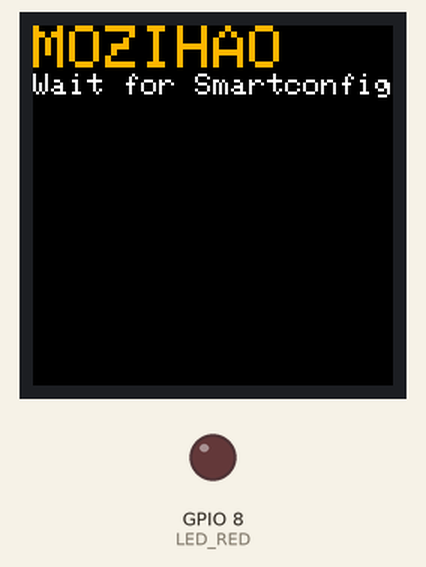
A sketch run on a simulated ESP32-S3. Shown: 240×240 colour display, output pins drawn as LEDs (lit = HIGH). WiFi joins after 1.5 s; servers stay silent unless stated; what the sketch prints to the serial monitor is not drawn.

Above: at 0.4 s.
At 2.4 s:
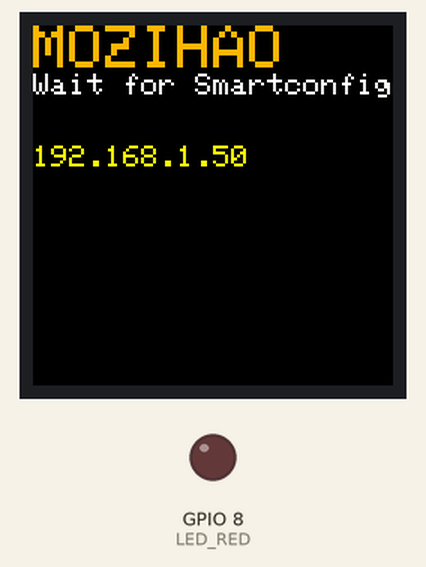

Measured:
- what the display in image 0 shows lasts 2.0 s, from 0.3 s to 2.3 s

The sketch:

SMARTCONFIG.ino
```cpp
#include <WiFi.h>
#include <esp_wifi.h>
#define LED_RED 8
#include <TFT_eSPI.h> // Graphics and font library for ST7789 driver chip
#include <SPI.h>
/*
 * 智能配网，通过使用ESP32 提供的软件选择智能配网，让WIFI模块不需要手动配置WIFI用户名和密码，掉电自动保存
 */
TFT_eSPI tft = TFT_eSPI();  // Invoke library
void SmartConfig()
{
    WiFi.mode(WIFI_AP_STA);
    Serial.println("WIFI Wait for Smartconfig");
    WiFi.beginSmartConfig();
    while (1)
    {
        Serial.print("......");
        if (WiFi.smartConfigDone())
        {
        Serial.println("WIFI SmartConfig Success");
        Serial.printf("SSID:%s", WiFi.SSID().c_str());
        Serial.printf(", PSW:%s\r\n", WiFi.psk().c_str());
        Serial.print("LocalIP:");
        Serial.print(WiFi.localIP());
        Serial.print(" ,GateIP:");
        Serial.println(WiFi.gatewayIP());
        WiFi.setAutoConnect(true);  // 设置自动连接
        break;
        }
        delay(1000);
    }
}
bool AutoConfig()
{
    WiFi.begin();
    for (int i = 0; i < 20; i++)
    {
        int wstatus = WiFi.status();
        if (wstatus == WL_CONNECTED)
        {
          Serial.println("WIFI SmartConfig Success");
          Serial.printf("SSID:%s", WiFi.SSID().c_str());
          Serial.printf(", PSW:%s\r\n", WiFi.psk().c_str());
          Serial.print("LocalIP:");
          Serial.print(WiFi.localIP());
          Serial.print(" ,GateIP:");
          Serial.println(WiFi.gatewayIP());
          tft.setTextColor(TFT_YELLOW,TFT_BLACK);  tft.setTextSize(2);
          tft.println(WiFi.SSID());
          tft.println(WiFi.psk().c_str());
          tft.println(WiFi.localIP());
          return true;
        }
        else
        {
          Serial.print("WIFI AutoConfig Waiting......");
          Serial.println(wstatus);
          delay(1000);
        }
    }
    Serial.println("WIFI AutoConfig Faild!" );
    return false;
}
void setup() {
  pinMode(LED_RED, OUTPUT);
  Serial.begin(115200);
  delay(100);
  TFT_Init();
  if (!AutoConfig())
  {
    SmartConfig();
  }
 // tft.fillCircle(140,80,10,TFT_RED);
}
void loop()
{

  Serial.println("WIFI_APtest");
  digitalWrite(2,HIGH);  //配置GPIO2端口为高电平，灯亮
  delay(300);
  digitalWrite(2,LOW);  //GPIO2输出低电平 灯灭
  delay(200);
}
void TFT_Init(void)
{
  tft.init();
  tft.setRotation(0);
  tft.fillScreen(TFT_BLACK);
  tft.setTextColor(TFT_ORANGE,TFT_BLACK);  tft.setTextSize(4);
  tft.println("MOZIHAO");
  tft.setTextColor(TFT_WHITE,TFT_BLACK);  tft.setTextSize(2);
  tft.println("Wait for Smartconfig");
}
```
